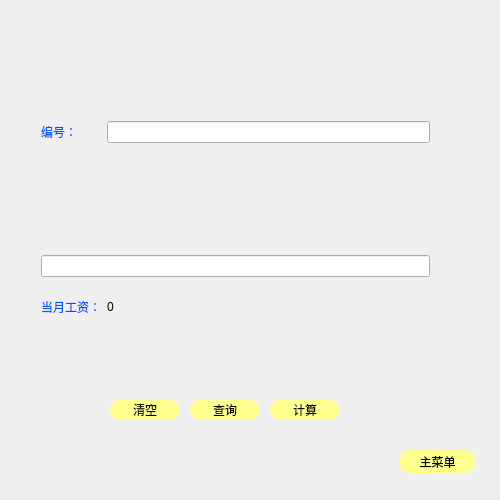
<?xml version="1.0" encoding="UTF-8"?>
<ui version="4.0">
 <class>CalculateWidget</class>
 <widget class="QWidget" name="CalculateWidget">
  <property name="geometry">
   <rect>
    <x>0</x>
    <y>0</y>
    <width>500</width>
    <height>500</height>
   </rect>
  </property>
  <property name="windowTitle">
   <string>CalculateWidget</string>
  </property>
  <widget class="QPushButton" name="returnButton">
   <property name="geometry">
    <rect>
     <x>400</x>
     <y>450</y>
     <width>75</width>
     <height>23</height>
    </rect>
   </property>
   <property name="styleSheet">
    <string notr="true">#returnButton:!hover
{
border-radius:10px;
background-color:rgb(255,255,143);
}
#returnButton:hover
{
border-radius:10px;
background-color:rgb(255,100,143);
}</string>
   </property>
   <property name="text">
    <string>主菜单</string>
   </property>
  </widget>
  <widget class="QWidget" name="widget" native="true">
   <property name="geometry">
    <rect>
     <x>100</x>
     <y>370</y>
     <width>255</width>
     <height>71</height>
    </rect>
   </property>
   <widget class="QPushButton" name="refleshButton">
    <property name="geometry">
     <rect>
      <x>10</x>
      <y>30</y>
      <width>70</width>
      <height>20</height>
     </rect>
    </property>
    <property name="styleSheet">
     <string notr="true">#refleshButton:!hover
{
border-radius:10px;
background-color:rgb(255,255,143);
}
#refleshButton:hover
{
border-radius:10px;
background-color:rgb(255,100,143);
}</string>
    </property>
    <property name="text">
     <string>清空</string>
    </property>
   </widget>
   <widget class="QPushButton" name="searchButton">
    <property name="geometry">
     <rect>
      <x>90</x>
      <y>30</y>
      <width>70</width>
      <height>20</height>
     </rect>
    </property>
    <property name="styleSheet">
     <string notr="true">#searchButton:!hover
{
border-radius:10px;
background-color:rgb(255,255,143);
}
#searchButton:hover
{
border-radius:10px;
background-color:rgb(255,100,143);
}</string>
    </property>
    <property name="text">
     <string>查询</string>
    </property>
   </widget>
   <widget class="QPushButton" name="calculateButton">
    <property name="geometry">
     <rect>
      <x>170</x>
      <y>30</y>
      <width>70</width>
      <height>20</height>
     </rect>
    </property>
    <property name="styleSheet">
     <string notr="true">#calculateButton:!hover
{
border-radius:10px;
background-color:rgb(255,255,143);
}
#calculateButton:hover
{
border-radius:10px;
background-color:rgb(255,100,143);
}</string>
    </property>
    <property name="text">
     <string>计算</string>
    </property>
   </widget>
  </widget>
  <widget class="QWidget" name="widget_2" native="true">
   <property name="geometry">
    <rect>
     <x>30</x>
     <y>110</y>
     <width>411</width>
     <height>231</height>
    </rect>
   </property>
   <layout class="QGridLayout" name="gridLayout">
    <item row="1" column="0" colspan="2">
     <widget class="QLabel" name="jobShowLabel">
      <property name="text">
       <string/>
      </property>
     </widget>
    </item>
    <item row="5" column="1">
     <widget class="QLabel" name="totalSalShowLabel">
      <property name="text">
       <string>0</string>
      </property>
     </widget>
    </item>
    <item row="3" column="0" colspan="2">
     <widget class="QLineEdit" name="typeInLineEdit">
      <property name="text">
       <string/>
      </property>
     </widget>
    </item>
    <item row="0" column="1">
     <widget class="QLineEdit" name="numberLineEdit"/>
    </item>
    <item row="5" column="0">
     <widget class="QLabel" name="totalSalLabel">
      <property name="styleSheet">
       <string notr="true">color: rgb(0, 85, 255);</string>
      </property>
      <property name="text">
       <string>当月工资：</string>
      </property>
     </widget>
    </item>
    <item row="2" column="0" colspan="2">
     <widget class="QLabel" name="typeInShowLabel">
      <property name="text">
       <string/>
      </property>
     </widget>
    </item>
    <item row="0" column="0">
     <widget class="QLabel" name="numberLabel">
      <property name="styleSheet">
       <string notr="true">color: rgb(0, 85, 255);
font: 9pt &quot;新宋体&quot;;</string>
      </property>
      <property name="text">
       <string>编号：</string>
      </property>
     </widget>
    </item>
   </layout>
  </widget>
 </widget>
 <layoutdefault spacing="6" margin="11"/>
 <resources/>
 <connections/>
</ui>
